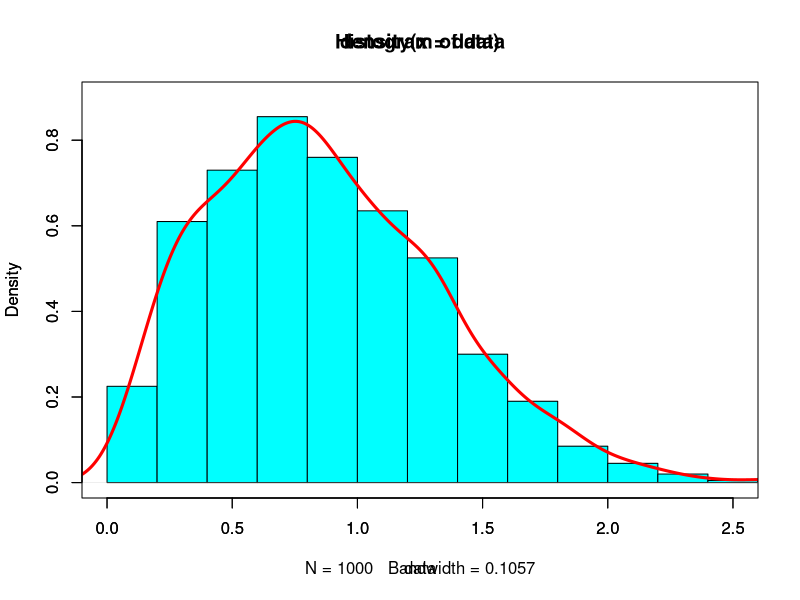

Generate this figure with R:
help(rweibull)

data = rweibull(n=1000, shape=2)
hist(data, freq=FALSE, col="cyan", xlim=c(0, 2.5), ylim=c(0, 0.9))
par(new=TRUE)
plot(density(data), col="red", lwd=3, xlim=c(0, 2.5), ylim=c(0, 0.9))